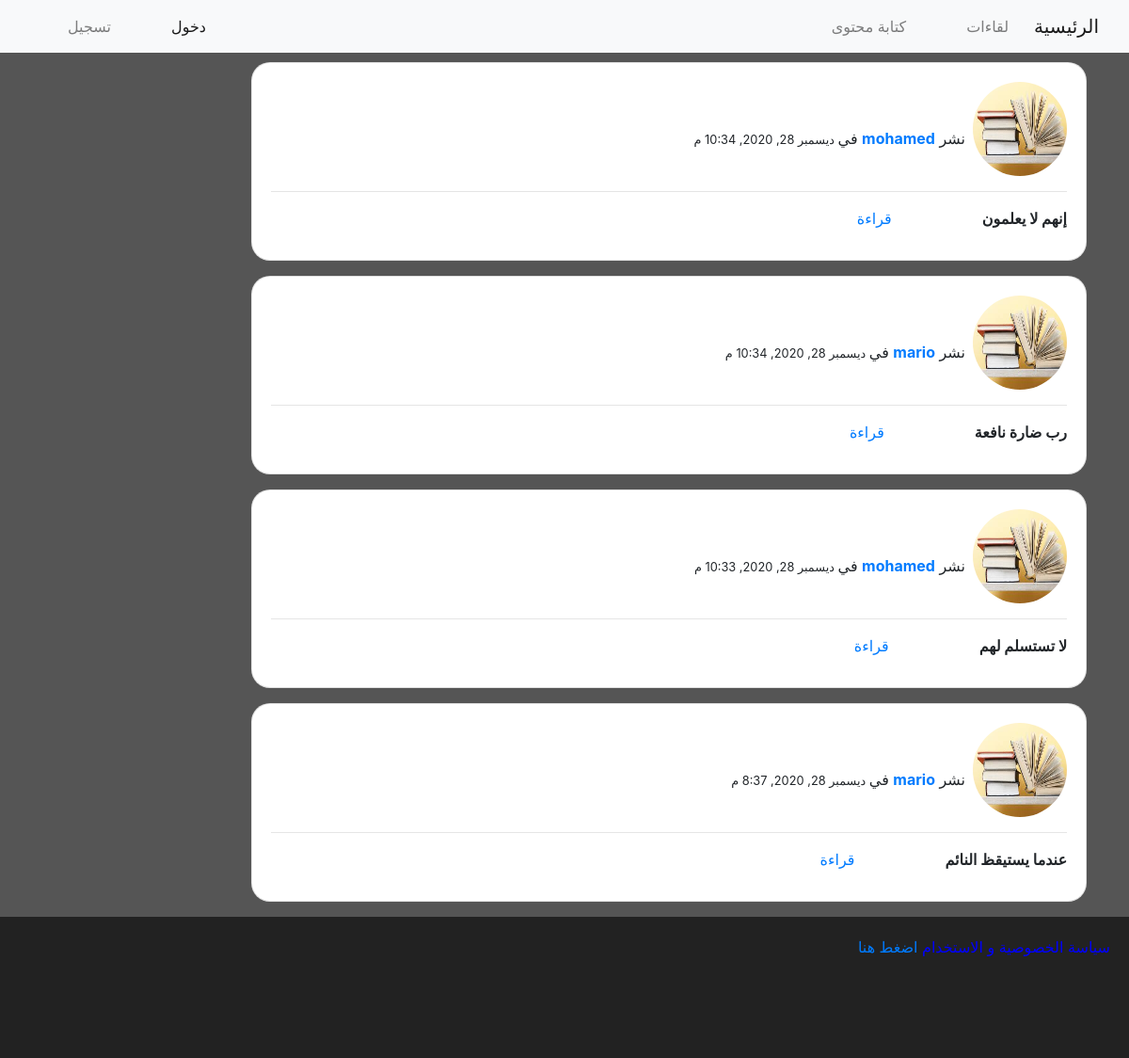
The page / on the database its author committed.
### blog/models.py (models this page shows, shortened)
class Post(models.Model):
    author = models.ForeignKey(User, on_delete=models.CASCADE)
    العنوان = models.CharField(max_length=70)
    المحتوى = models.TextField()
    date_posted = models.DateTimeField(default=timezone.now)

### users/models.py (models this page shows, shortened)
class Profile(models.Model):
    user = models.OneToOneField(User, on_delete=models.CASCADE)
    imge = models.ImageField(default='default.jpg' ,upload_to='profile_pics')
    نبذة = models.TextField(default='نبذة عنك' )

### blog/views.py (the view)
# urls.py: path('', views.home, name='blog-home'),
def home(request):
    posts = Post.objects.all().order_by('-date_posted')
    context = {
        'posts': posts,
        'form': CommentCreateForm,
        'title':'الصفحة الرئيسية'
    }
    return render(request, 'blog/post_list.html', context)

### blog/templates/blog/post_list.html
{% extends 'blog/base.html' %}
{% load static %}
{% load crispy_forms_tags %}
{% block content %}
<div class="all-posts-main d-flex">
  <div class="all-posts-div">
    {% for post in posts %}
    <div dir="rtl" class="card mb-3">
        <div class="card-body">
          <div class="head-div d-flex">
            <div class="photo">
              <img src="{{post.author.profile.imge.url}}" class="rounded-circle" height="100" width="100" alt="user-photo">
            </div>
            <p class="pt-5 mr-2">نشر  <a href="{% url 'blog:author-posts' post.author.username %}"> <b>{{post.author}}</b> </a> في<small> {{post.date_posted}} </small></p>
          </div>
          <hr>
          <div class="d-flex">
            <p class="card-title ml-5" dir="rtl"><b>{{post.العنوان}}</b></p>
            <a class="mr-5" href="{% url 'blog:post' pk=post.pk %}"> قراءة</a>
          </div>
        </div>
    </div>
    {% endfor %}
    </div>
</div>
{% endblock content %}

### blog/templates/blog/base.html (shortened to what this page needs)
{% load static %}
<!DOCTYPE html>
<html lang="ar" dir="rtl">
<head>
    <link rel="stylesheet" href="https://cdn.jsdelivr.net/npm/bootstrap@4.5.3/dist/css/bootstrap.min.css">
    <link rel="stylesheet" type="text/css" href="{% static 'blog/css/main.css' %}">
</head>
<body>
    <nav class="navbar navbar-expand-lg navbar-light bg-light" style="margin-bottom: 10px;">
        <a class="navbar-brand" href="{% url 'blog:blog-home' %}">الرئيسية</a>
        <div class="collapse navbar-collapse" id="navbarTogglerDemo02">
          <ul class="navbar-nav mr-auto mt-2 mt-lg-0">
            {% if user.is_authenticated %}
              <li class="nav-item active ml-5">
                <a class="nav-link" href="{% url 'users:users-profile' %}">الحساب <span class="sr-only">(current)</span></a>
              </li>
              <li class="nav-item ml-5">
                <a class="nav-link" href="{% url 'logout' %}">خروج</a>
              </li>
            {% else %}
              <li class="nav-item active ml-5">
                <a class="nav-link" href="{% url 'login' %}">دخول <span class="sr-only">(current)</span></a>
              </li>
              <li class="nav-item ml-5">
                <a class="nav-link" href="{% url 'users:users-register' %}">تسجيل</a>
              </li>
            {% endif %}
            <div class="d-flex flex-wrap right-nav">
              <li class="nav-item ">
              <a class="nav-link ml-5" href="{% url 'blog:blog-reports'%}" tabindex="-1" aria-disabled="true">لقاءات</a>
            </li>
            <li class="nav-item ml-5">
                <a class="nav-link" href="{% url 'blog:new-post' %}">كتابة محتوى</a>
            </li>
            </div>
          </ul>
        </div>
      </nav>
        <div class="container mt-1">
        {% block content %} {% endblock %}
        </div>
    <footer class="footer" dir="rtl">
      <p> سياسة الخصوصية و الاستخدام  <a href="#"> اضغط هنا</a> </p>
    </footer>
</body>
</html>

### blog/static/blog/css/main.css (style rules this page uses)
* { padding:0; margin:0; box-sizing: border-box; direction: rtl; }
body { background-color:#555; }
.right-nav, .right-btns { position: absolute; right:10%; }
.all-posts-div { width: 80% }
.card { direction: rtl; text-align: center; border-radius: 20px; }
.footer { padding: 20px; width: 100%; height: 150px; color: blue; background-color: #222; direction: rtl; text-align: right; }

### rows shown on the page
Post: author.profile.imge (placeholder picture), author "mohamed", date_posted "ديسمبر 28, 2020, 10:34 م", العنوان "إنهم لا يعلمون"
Post: author.profile.imge (picture), author "mario", date_posted "ديسمبر 28, 2020, 10:34 م", العنوان "رب ضارة نافعة"
Post: author.profile.imge (placeholder picture), author "mohamed", date_posted "ديسمبر 28, 2020, 10:33 م", العنوان "لا تستسلم لهم"
Post: author.profile.imge (picture), author "mario", date_posted "ديسمبر 28, 2020, 8:37 م", العنوان "عندما يستيقظ النائم"
